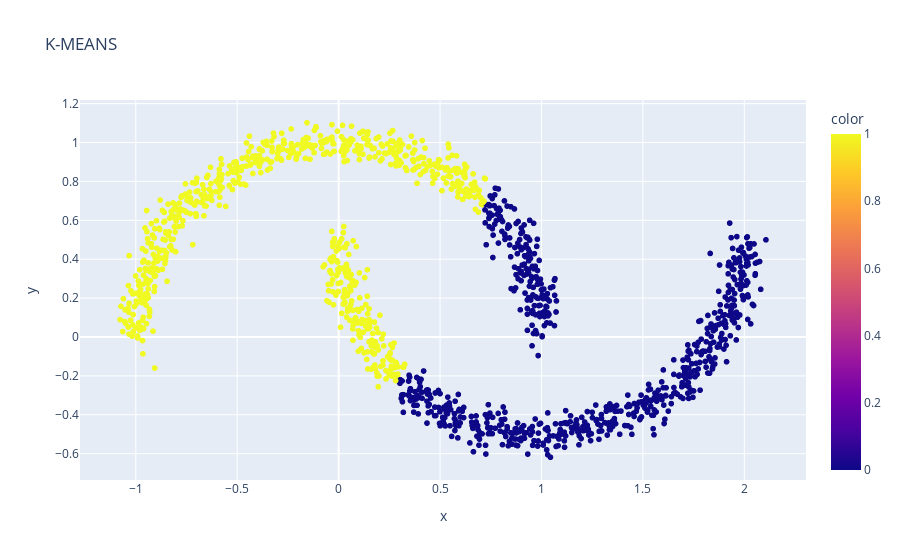

The cell this chart's notebook holds for it:
### Code cell
# kmeans - grafico
grafico2 = px.scatter (x=x[:,0], y=x[:,1], color =r_kmeans, title = 'K-MEANS')
grafico2.show()

### Figure 1 — Plotly figure (JSON) as saved in the notebook; plotly's stock layout.template omitted (floating-point values rounded to 4 significant figures; data arrays with more than 128 entries replaced by an {"elided": "..."} marker saying what was removed)
{"data": [{"hovertemplate": "x=%{x}<br>y=%{y}<br>color=%{marker.color}<extra></extra>", "legendgroup": "", "marker": {"color": {"elided": "1500 int values"}, "coloraxis": "coloraxis", "symbol": "circle"}, "mode": "markers", "name": "", "showlegend": false, "type": "scattergl", "x": {"elided": "1500 float values"}, "xaxis": "x", "y": {"elided": "1500 float values"}, "yaxis": "y"}], "layout": {"coloraxis": {"colorbar": {"title": {"text": "color"}}, "colorscale": [[0, "#0d0887"], [0.1111, "#46039f"], [0.2222, "#7201a8"], [0.3333, "#9c179e"], [0.4444, "#bd3786"], [0.5556, "#d8576b"], [0.6667, "#ed7953"], [0.7778, "#fb9f3a"], [0.8889, "#fdca26"], [1, "#f0f921"]]}, "legend": {"tracegroupgap": 0}, "title": {"text": "K-MEANS"}, "xaxis": {"anchor": "y", "domain": [0, 1], "title": {"text": "x"}}, "yaxis": {"anchor": "x", "domain": [0, 1], "title": {"text": "y"}}}}
